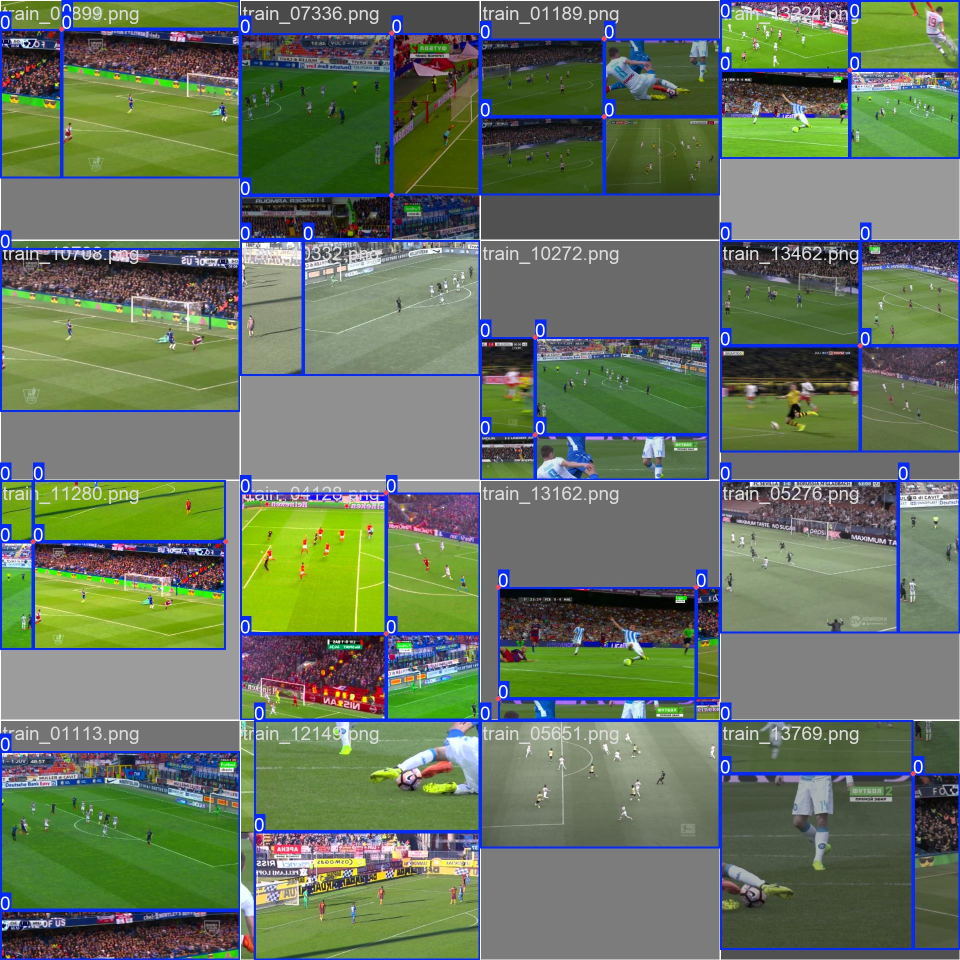
#> input picture runs/pose/runs/pitch_calibration/v1_n_27pts3/train_batch0.jpg, 1920 x 1920 px (shown at 1/2 size)
$ python -i duel_heatmap.py   (imports and definitions only)
#> lines starting #> are read from the running program, lines starting #| are printed output that depends on the picture
"""
Project: Tactix
File Created: 2026-02-12
Author: Xingnan Zhu
File Name: duel_heatmap.py  (overlay renderer)
Description:
    RGBA overlay renderer for DuelHeatmap analytics data.

    Renders the total-duel grid with a HOT colormap (red = high frequency).
    If winner data is available, also draws a subtle win-ratio tint per cell:
        Team A dominance → blue shift
        Team B dominance → red shift
"""

import cv2
import numpy as np

from tactix.analytics.defense.duel_heatmap import DuelHeatmap
from tactix.core.types import PitchConfig


class DuelHeatmapOverlay:
    """Stateless renderer — call render() to produce an RGBA overlay."""

    @staticmethod
    def render(data: DuelHeatmap) -> np.ndarray:
        w, h = PitchConfig.PIXEL_WIDTH, PitchConfig.PIXEL_HEIGHT

        if data.grid_total.max() == 0:
            return np.zeros((h, w, 4), dtype=np.uint8)

        # ── Base heatmap (HOT colormap) ────────────────────────────────
        norm = (data.grid_total / data.grid_total.max() * 255).astype(np.uint8)
        blurred = cv2.GaussianBlur(norm, (0, 0), sigmaX=3, sigmaY=3)
        colored = cv2.applyColorMap(blurred, cv2.COLORMAP_HOT)

        # Alpha: transparent where there are no duels
        alpha = blurred.copy()
        alpha[alpha < 20] = 0
        alpha = cv2.normalize(alpha, None, 0, 200, cv2.NORM_MINMAX)

        rgba_small = np.dstack((colored, alpha))

        # ── Team dominance tint (A vs B involvement ratio) ────────────
        duel_sum = data.grid_a + data.grid_b
        if duel_sum.max() > 0:
            # ratio in [-1, 1]: +1 = A dominates, -1 = B dominates
            ratio = np.where(
                duel_sum > 0,
                (data.grid_a - data.grid_b) / duel_sum,
                0.0
            )
            # Team A → blue tint, Team B → green tint (distinct from HOT red)
            tint = np.zeros((*ratio.shape, 3), dtype=np.uint8)
            tint[ratio > 0.2, 0] = 180   # blue channel for A
            tint[ratio < -0.2, 1] = 180  # green channel for B
            tint_alpha = (np.abs(ratio) * 80).astype(np.uint8)
            tint_rgba = np.dstack((tint, tint_alpha))
            rgba_small = cv2.addWeighted(rgba_small, 0.8, tint_rgba, 0.2, 0)

        # ── Scale to canvas ────────────────────────────────────────────
        return cv2.resize(rgba_small, (w, h), interpolation=cv2.INTER_LINEAR)

>>> import cv2
>>> picture = cv2.imread('../../../../runs/pose/runs/pitch_calibration/v1_n_27pts3/train_batch0.jpg', cv2.IMREAD_GRAYSCALE)
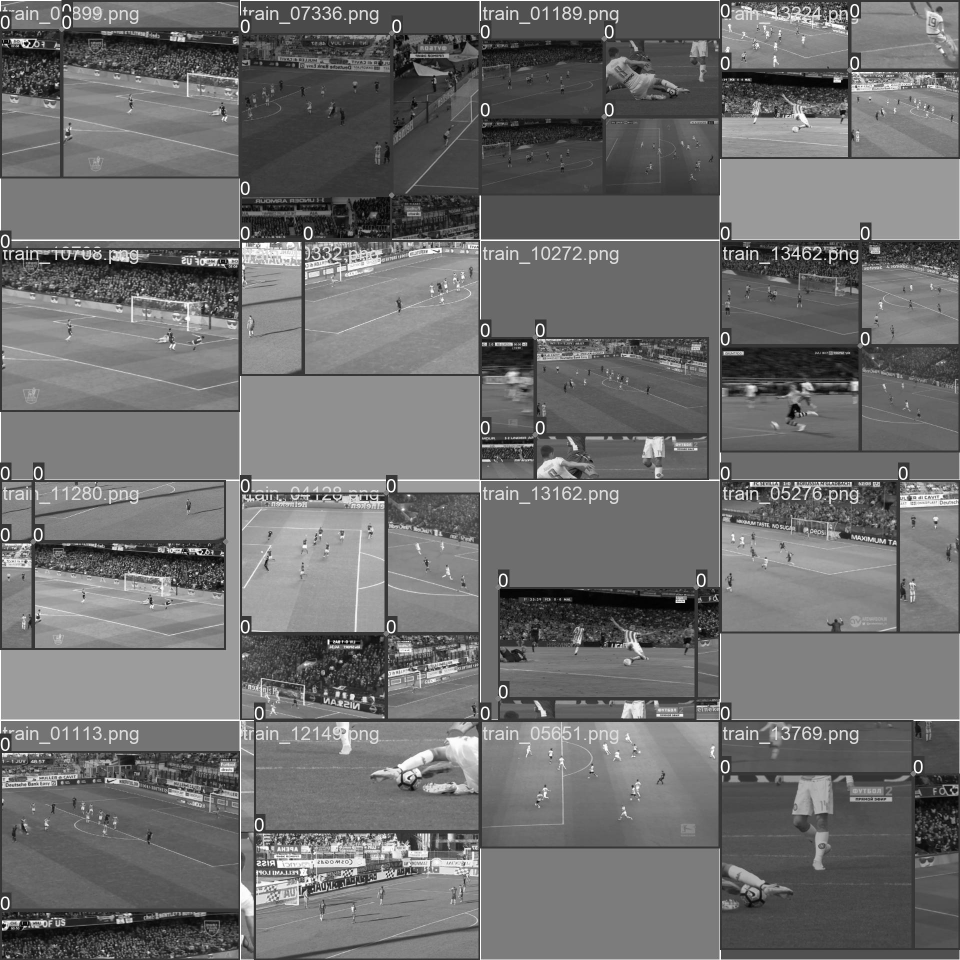
#> picture: shape (1920, 1920) (shown at 1/2 size); min 0, max 255, mean 110.6
#> (the run stopped early here; a loop or call above may not have finished)

$ run again, on runs/pose/runs/pitch_calibration/v1_n_27pts3/train_batch1.jpg
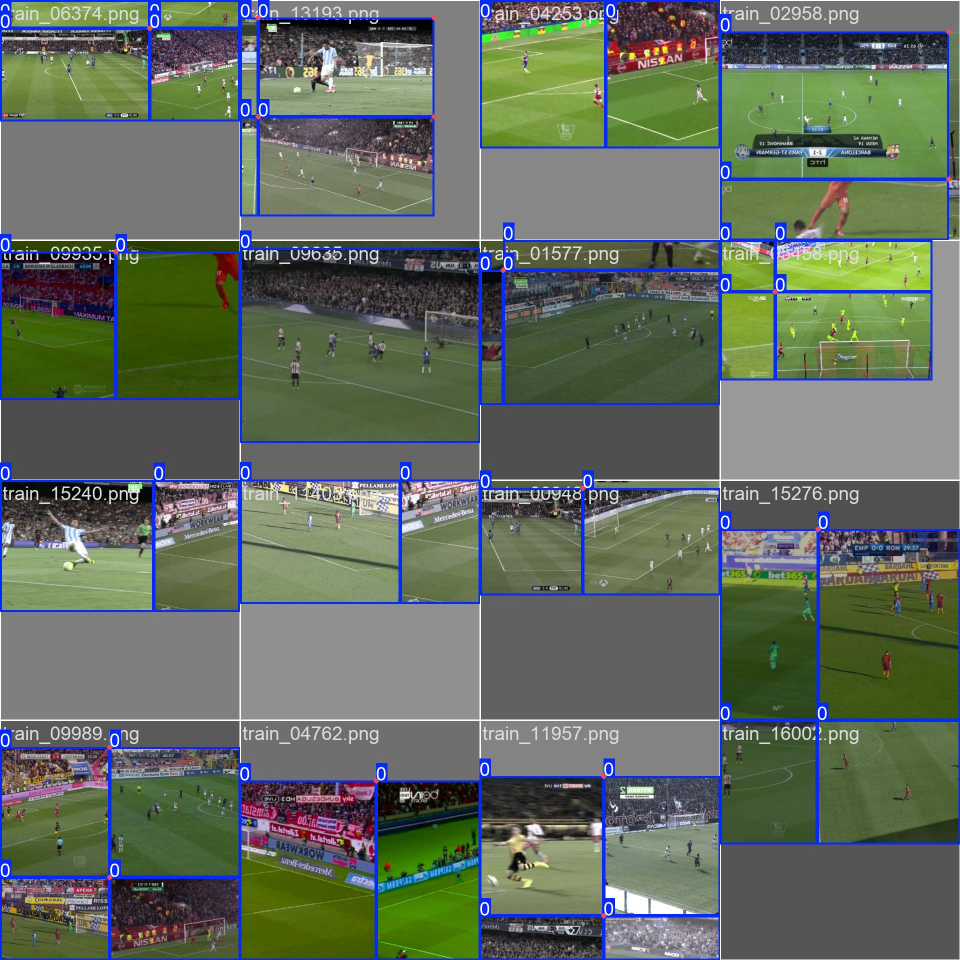
#> input picture runs/pose/runs/pitch_calibration/v1_n_27pts3/train_batch1.jpg, 1920 x 1920 px (shown at 1/2 size)
#> `picture = cv2.imread('../../../../runs/pose/runs/pitch_calibration/v1_..`:
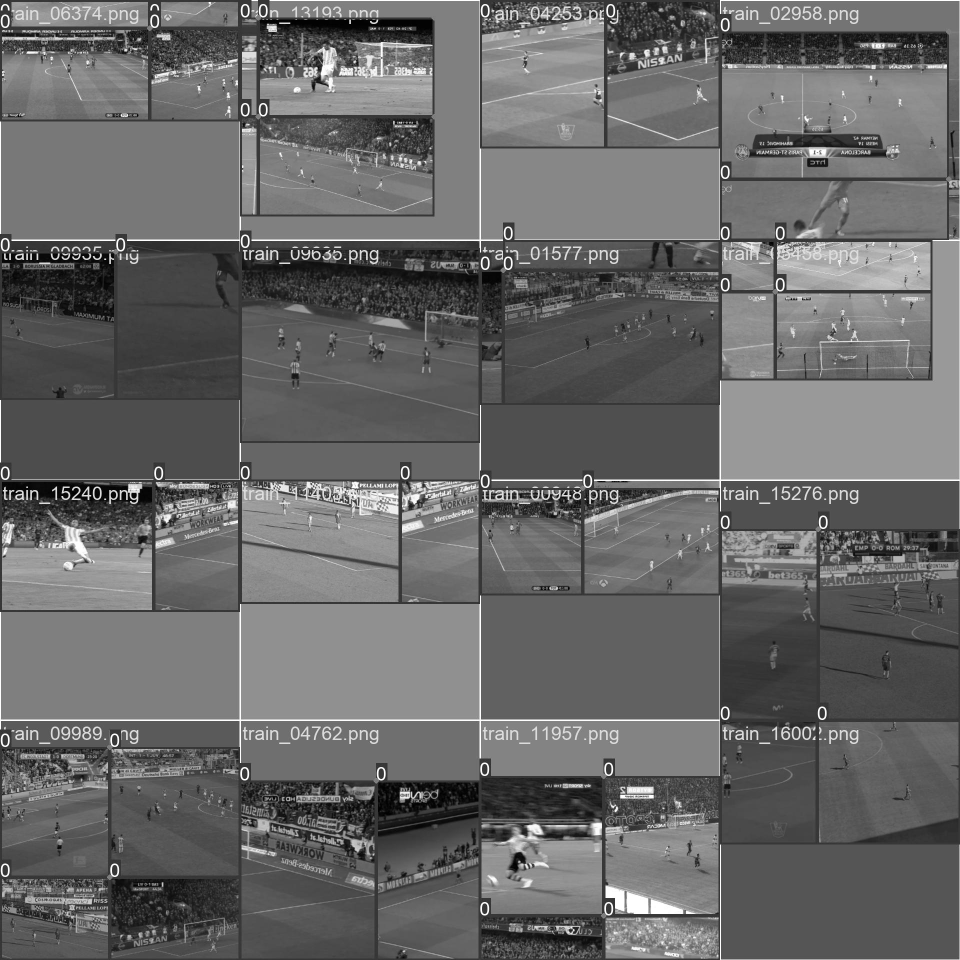
#> picture: shape (1920, 1920) (shown at 1/2 size); min 0, max 255, mean 103.9

$ run again, on runs/pose/runs/pitch_calibration/v1_n_27pts3/train_batch2.jpg
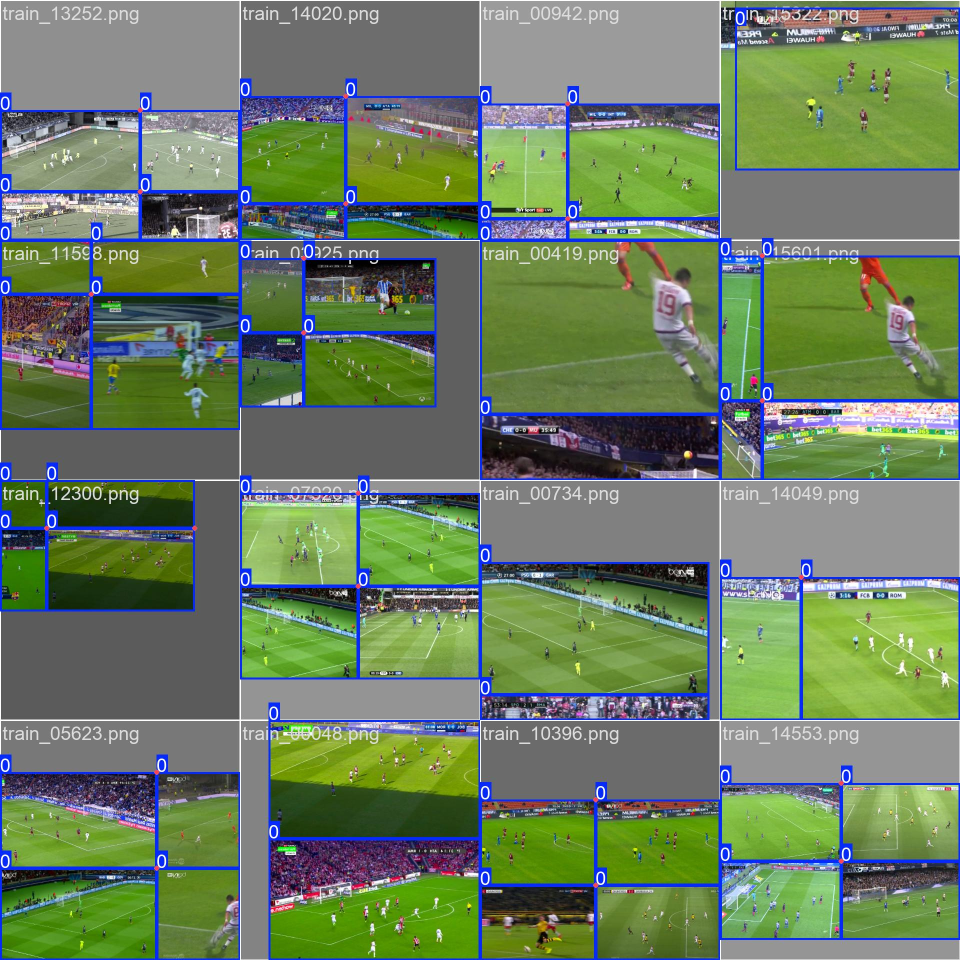
#> input picture runs/pose/runs/pitch_calibration/v1_n_27pts3/train_batch2.jpg, 1920 x 1920 px (shown at 1/2 size)
#> `picture = cv2.imread('../../../../runs/pose/runs/pitch_calibration/v1_..`:
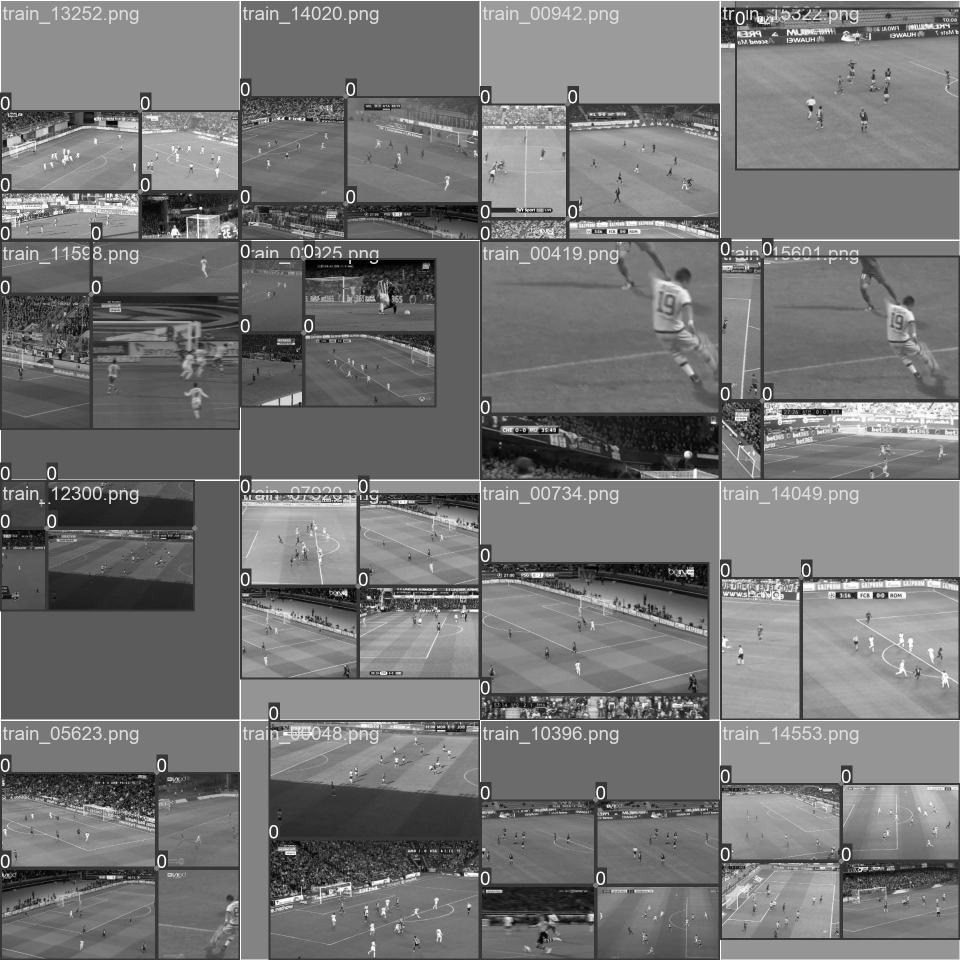
#> picture: shape (1920, 1920) (shown at 1/2 size); min 0, max 255, mean 117.2
